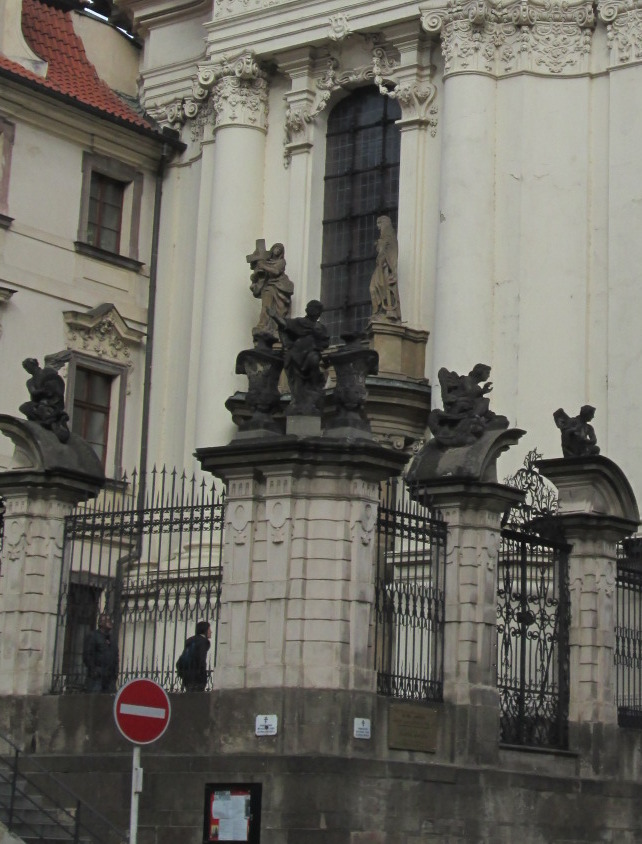
%> input picture DZO/HW1/images/CM1.jpg, 642 x 844 px
$ octave hw_histogram_4.m   (GNU Octave 9; MATLAB toolbox functions it lacks are replaced by stand-ins)
%> lines starting %> are read from the running program, lines starting %| are printed output that depends on the picture
### DZO/HW1/get_image.m
function im = get_image(fname)
% function im = get_image(fname)
% INPUT:
%   'fname': a full path to the file
% OUTPUT:
%   'im': a 2D matrix with an image.
%       class(im) is double. 'im' is normalized to range [0, 1].
%       If 'fname' is a color image, the color channels are
%       averaged so that 'im' is grayscale.

im = imread(fname);

im = im2double(im);
% that is equivalent to double(im)/255 for 8-bit images.

% if the image has color channels, convert it to grayscale.
% average the channels:
im = mean(im, 3);
% (Note: could use 'im = rgb2gray(im)' which is peceptually more
%  accurate)

### DZO/HW1/image_hist_cdf.m
function [bin_centers, h, cdf] = image_hist_cdf(im, Nbins)
% function [bin_centers, h, cdf] = image_hist_cdf(im, Nbins)
% INPUT:
% im: image is assumed to be of float type (single or double)
%   and in range <0, 1>.
%
% Nbins: required number of bins of histogram. Must be >1.
%
% OUTPUT:
%
% the bins have uniform widths, the first and last ones are at
% 0 and 1, respectively.
%
% bin_centers: locations of bins.
% h: counts in histogram bins
% cdf: cumulative distribution function. sum(cdf) = 1.

bin_centers = linspace(0, 1, Nbins);
h = hist(im(:), bin_centers);
cdf = cumsum(h); cdf=cdf/cdf(end);

### DZO/HW1/match_hists.m
function lut = match_hists(h, h_target)
% function lut = match_hists(h, h_target)
%
% computes a LUT which brings histogram h close to h_target.

cdf = cumsum(h)/sum(h);
cdf_target = cumsum(h_target)/sum(h_target);
inv_cdf_target=inverse_lut(cdf_target);
lut = transform_by_lut(cdf,inv_cdf_target);

### DZO/HW1/inverse_lut.m
function inv_lut = inverse_lut(lut)
% function inv_lut = inverse_lut(lut)
%
% returns the inverse of an input LUT.

%%%%%%%%%%%%%%%%%%%%%%%%%%%%%%%%%%%%%%%%%%%%%%
% remove these lines and implement the function:
[~,idx,~]=unique(lut);
intensity=linspace(min(lut(idx)),max(lut(idx)),length(lut));
inv_lut=interp1(lut(idx),intensity(idx), intensity);

### DZO/HW1/transform_by_lut.m
function out = transform_by_lut(M, lut)
% function out = transform_by_lut(M, lut)
%
% performs transformation of matrix M by a look-up table LUT.

N = length(lut);

% map value=0 to idx=1, and
%     value=1 to idx=N

idx = round( M*(N-1)+1 );

% this would be needed if no values in M are <0 or >1:
idx(idx<1) = 1;
idx(idx>N) = N;

out = lut(idx);

### DZO/HW1/hw_histogram_4.m
im = get_image('images/CM1.jpg');
%> in get_image, im is the input picture: size 844x642x3 uint8; mean R, G, B 109.4, 107.1, 99
im_target = get_image('images/CM2.jpg');
%> call 2 of get_image, with fname = 'images/CM2.jpg'
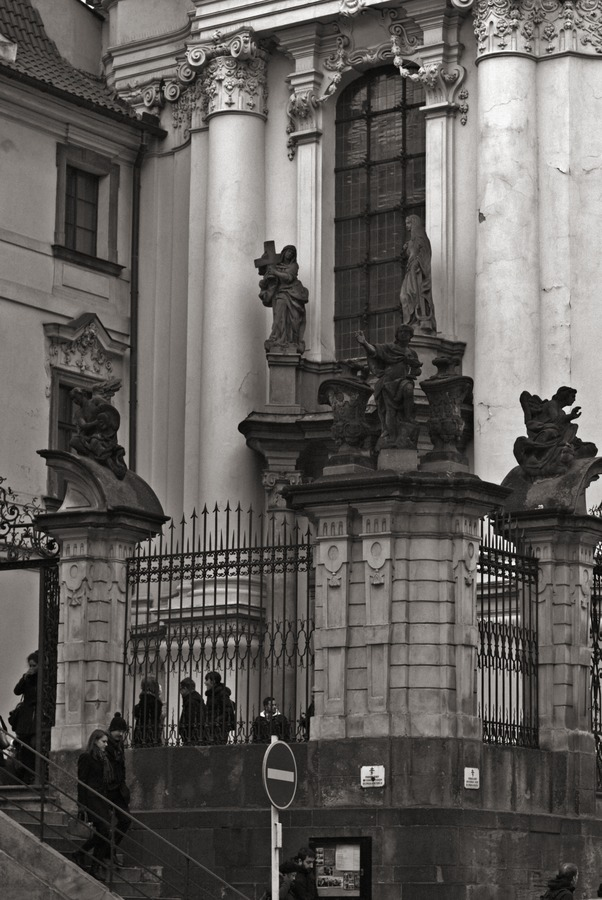
%> input picture DZO/HW1/images/CM2.jpg, 602 x 900 px
%> in get_image, im is the input picture: size 900x602x3 uint8; mean R, G, B 97.9, 94.6, 91.5
Nbins = 256;

% get histograms of both images:
[bin_centers, h, cdf] = image_hist_cdf(im, Nbins);
%> in image_hist_cdf, `h = hist(im(:), bin_centers);`: h = 256 values, max 8954 at index 179, min 0 at index 1, mean 2116.6
%> in image_hist_cdf, `cdf = cumsum(h)`: cdf = 256 values from 0 to 541848
%> in image_hist_cdf, `cdf=cdf/cdf(end)`: cdf = 256 values from 0 to 1
%> bin_centers = 256 values from 0 to 1; cdf = 256 values from 0 to 1
[~, h_target, cdf_target] = image_hist_cdf(im_target, Nbins);
%> h_target = 256 values, max 5732 at index 38, min 0 at index 256, mean 2116.4; cdf_target = 256 values from 2.77e-05 to 1

% match the histograms to find LUT:
lut = match_hists(h, h_target);
%> in match_hists, `cdf = cumsum(h)/sum(h);`: cdf = 256 values from 0 to 1
%> in match_hists, `cdf_target = cumsum(h_target)/sum(h_target);`: cdf_target = 256 values from 2.77e-05 to 1
%> in inverse_lut, `[~,idx,~]=unique(lut);`: idx = 255 values from 1 to 255
%> in inverse_lut, `intensity=linspace(min(lut(idx)),max(lut(idx)),length(lut));`: intensity = 256 values from 2.77e-05 to 1
%> in inverse_lut, `inv_lut=interp1(lut(idx),intensity(idx), intensity);`: inv_lut = 256 values from 2.77e-05 to 0.996
%> in transform_by_lut, `idx = round( M*(N-1)+1 );`: idx = 256 values from 1 to 256
%> in transform_by_lut, `out = lut(idx);`: out = 256 values from 2.77e-05 to 0.996
%> lut = 256 values from 2.77e-05 to 0.996

% apply LUT on the original image:
im_tr = transform_by_lut(im, lut);
%> in transform_by_lut (call 2), `out = lut(idx);`:
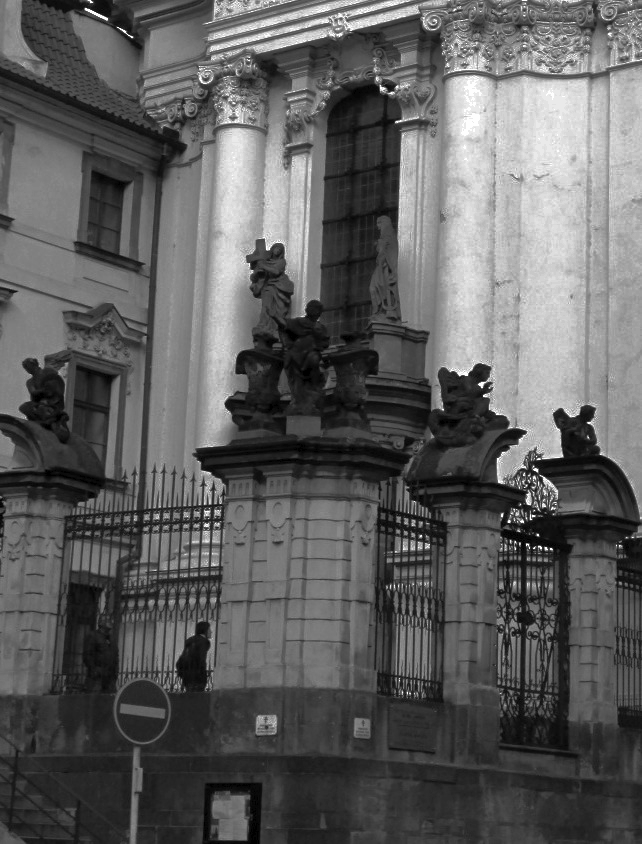
%> out: size 844x642 double; min 2.77e-05, max 0.996, mean 0.372

[~, h_tr, cdf_tr] = image_hist_cdf(im_tr, Nbins);
%> h_tr = 256 values, max 11384 at index 37, min 0 at index 2, mean 2116.6; cdf_tr = 256 values from 0.00154 to 1

figure();
subplot(2,3,1);
imshow(im);
title('original');
subplot(2,3,4);
plot(bin_centers, cdf);
title('CDF of original');
subplot(2,3,2);
imshow(im_target);
title('target');
subplot(2,3,5);
plot(bin_centers, cdf_target);
title('CDF of target');
subplot(2,3,3);
imshow(im_tr);
title('transformed orig.');
subplot(2,3,6);
plot(bin_centers, cdf_tr);
title('CDF of transformed orig.');
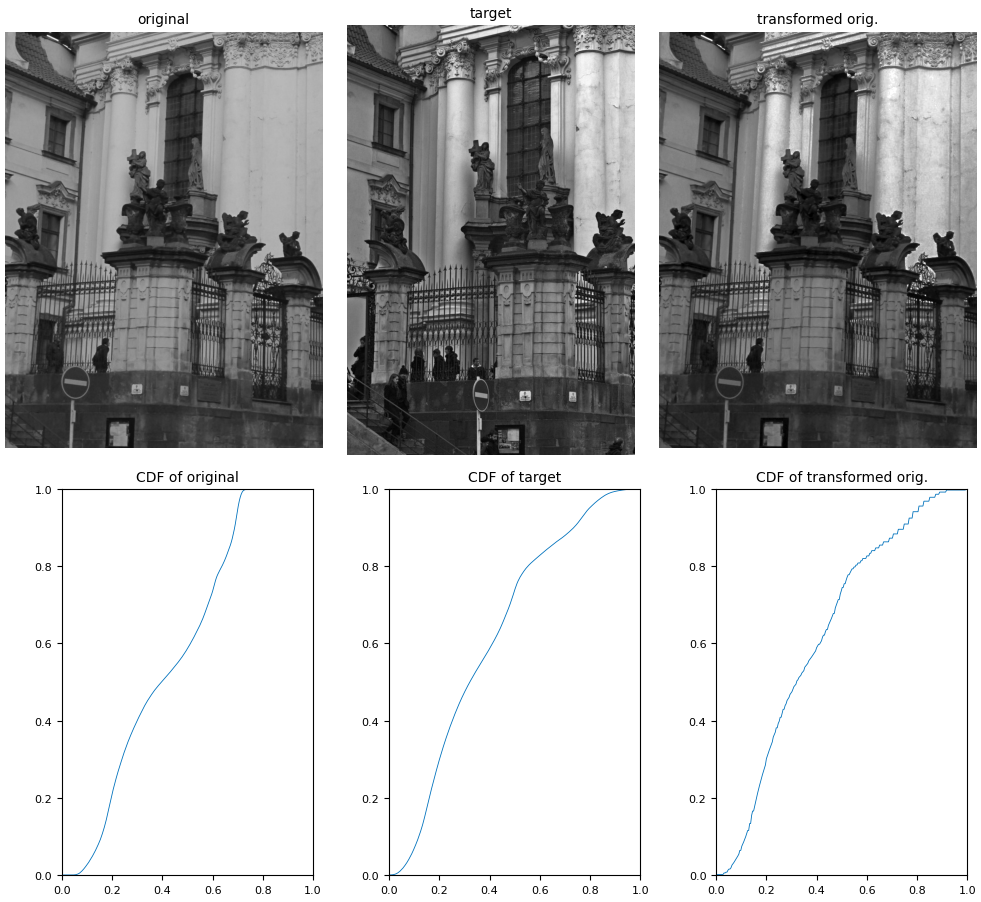
%> figure redrawn from the program's plot data, 6 panels
